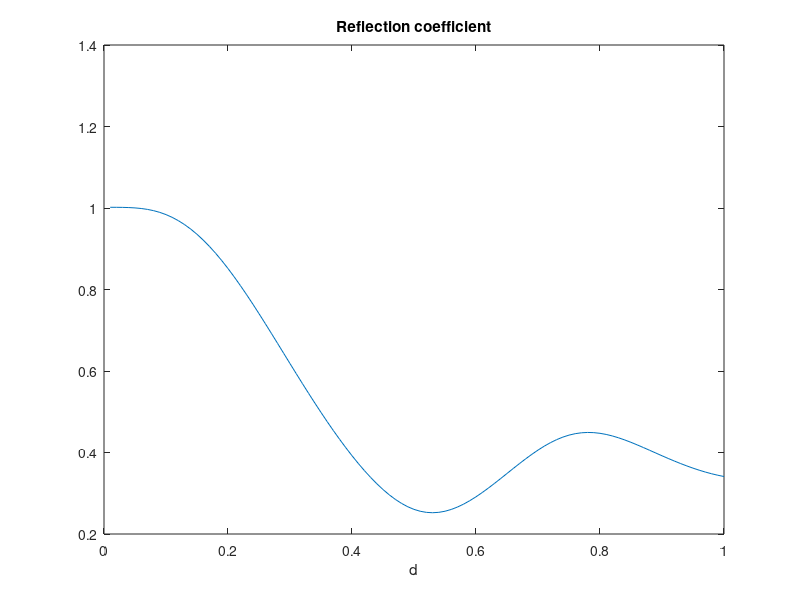

Here is the MATLAB script that generated this plot:
clear
clc

ETA = 120*pi;
d=0:0.01:1;
lamda=1;
k=2*pi/lamda; 


u0=k*d;
u1=k*(sqrt(d.^2+(1/2)^2)+1/2);
u2=k*(sqrt(d.^2+(1/2)^2)-1/2);
R1m=(ETA/(4*pi))*(2*cosint(u0)-cosint(u1)-cosint(u2));
X1m=-(ETA/(4*pi))*(2*sinint(u0)-sinint(u1)-sinint(u2));

Z1m=R1m+1j*X1m;



u3=k*2*d;
u4=k*(sqrt((2*d).^2+(1/2)^2)+1/2);
u5=k*(sqrt((2*d).^2+(1/2)^2)-1/2);
R2m=(ETA/(4*pi))*(2*cosint(u3)-cosint(u4)-cosint(u5));
X2m=-(ETA/(4*pi))*(2*sinint(u3)-sinint(u4)-sinint(u5));

Z2m=R2m+1j*X2m;


Zs=73.1+1j*42.5;


Zin = Zs - 2*((Z1m.^2)./(Zs+Z2m));


S11=(Zin-50)./(Zin+50);
disp(S11);


plot(d,abs(S11));
xlabel('d')
title('Reflection coefficient')

